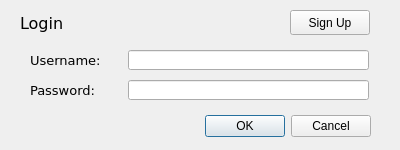
<?xml version="1.0" encoding="UTF-8"?>
<ui version="4.0">
 <class>login</class>
 <widget class="QDialog" name="login">
  <property name="geometry">
   <rect>
    <x>0</x>
    <y>0</y>
    <width>400</width>
    <height>150</height>
   </rect>
  </property>
  <property name="windowTitle">
   <string>Karate Training Login</string>
  </property>
  <widget class="QDialogButtonBox" name="buttonBox">
   <property name="geometry">
    <rect>
     <x>30</x>
     <y>110</y>
     <width>341</width>
     <height>32</height>
    </rect>
   </property>
   <property name="orientation">
    <enum>Qt::Horizontal</enum>
   </property>
   <property name="standardButtons">
    <set>QDialogButtonBox::Cancel|QDialogButtonBox::Ok</set>
   </property>
  </widget>
  <widget class="QLabel" name="label">
   <property name="geometry">
    <rect>
     <x>20</x>
     <y>13</y>
     <width>151</width>
     <height>21</height>
    </rect>
   </property>
   <property name="font">
    <font>
     <family>Verdana</family>
     <pointsize>12</pointsize>
    </font>
   </property>
   <property name="text">
    <string>Login</string>
   </property>
  </widget>
  <widget class="QLineEdit" name="username">
   <property name="geometry">
    <rect>
     <x>128</x>
     <y>50</y>
     <width>241</width>
     <height>20</height>
    </rect>
   </property>
  </widget>
  <widget class="QLabel" name="label_2">
   <property name="geometry">
    <rect>
     <x>30</x>
     <y>50</y>
     <width>70</width>
     <height>20</height>
    </rect>
   </property>
   <property name="font">
    <font>
     <family>Verdana</family>
     <pointsize>10</pointsize>
    </font>
   </property>
   <property name="text">
    <string>Username:</string>
   </property>
  </widget>
  <widget class="QLabel" name="label_3">
   <property name="geometry">
    <rect>
     <x>30</x>
     <y>80</y>
     <width>70</width>
     <height>20</height>
    </rect>
   </property>
   <property name="font">
    <font>
     <family>Verdana</family>
     <pointsize>10</pointsize>
    </font>
   </property>
   <property name="text">
    <string>Password:</string>
   </property>
  </widget>
  <widget class="QLineEdit" name="password">
   <property name="geometry">
    <rect>
     <x>128</x>
     <y>80</y>
     <width>241</width>
     <height>20</height>
    </rect>
   </property>
  </widget>
  <widget class="QPushButton" name="signUp">
   <property name="geometry">
    <rect>
     <x>290</x>
     <y>10</y>
     <width>80</width>
     <height>25</height>
    </rect>
   </property>
   <property name="text">
    <string>Sign Up</string>
   </property>
  </widget>
 </widget>
 <resources/>
 <connections>
  <connection>
   <sender>buttonBox</sender>
   <signal>accepted()</signal>
   <receiver>login</receiver>
   <slot>accept()</slot>
   <hints>
    <hint type="sourcelabel">
     <x>248</x>
     <y>254</y>
    </hint>
    <hint type="destinationlabel">
     <x>157</x>
     <y>274</y>
    </hint>
   </hints>
  </connection>
  <connection>
   <sender>buttonBox</sender>
   <signal>rejected()</signal>
   <receiver>login</receiver>
   <slot>reject()</slot>
   <hints>
    <hint type="sourcelabel">
     <x>316</x>
     <y>260</y>
    </hint>
    <hint type="destinationlabel">
     <x>286</x>
     <y>274</y>
    </hint>
   </hints>
  </connection>
 </connections>
</ui>
